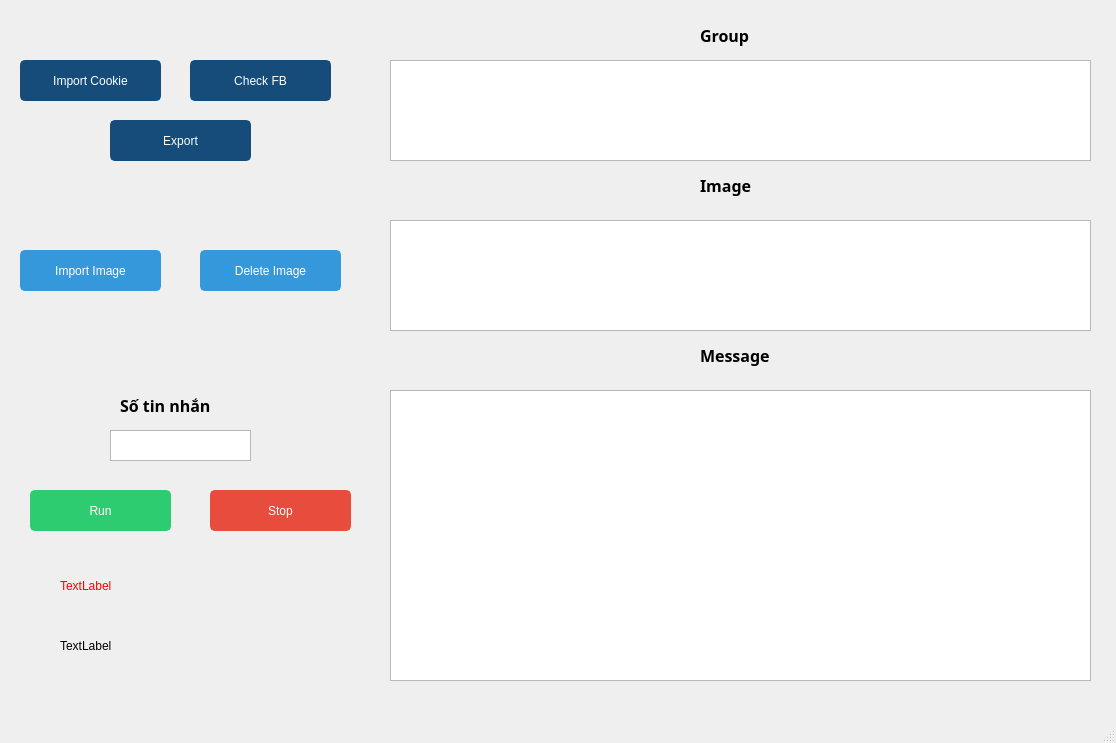
<?xml version="1.0" encoding="UTF-8"?>
<ui version="4.0">
 <class>MainWindow</class>
 <widget class="QMainWindow" name="MainWindow">
  <property name="geometry">
   <rect>
    <x>0</x>
    <y>0</y>
    <width>1116</width>
    <height>743</height>
   </rect>
  </property>
  <property name="windowTitle">
   <string>FB Add Friend</string>
  </property>
  <property name="styleSheet">
   <string notr="true"/>
  </property>
  <widget class="QWidget" name="centralwidget">
   <widget class="QPushButton" name="btn_cookie">
    <property name="geometry">
     <rect>
      <x>20</x>
      <y>60</y>
      <width>141</width>
      <height>41</height>
     </rect>
    </property>
    <property name="styleSheet">
     <string notr="true">
                        QPushButton {
                            background-color: #154c79; /* Blue */
                            color: white;
                            border-radius: 5px;
                            border: 2px solid #154c79;
                        }

                        QPushButton:hover {
                            background-color: #063970; /* Darker Blue */
                            border: 2px solid #063970;
                        }
                    </string>
    </property>
    <property name="text">
     <string>Import Cookie</string>
    </property>
   </widget>
   <widget class="QPushButton" name="btn_image">
    <property name="geometry">
     <rect>
      <x>20</x>
      <y>250</y>
      <width>141</width>
      <height>41</height>
     </rect>
    </property>
    <property name="styleSheet">
     <string notr="true">
                        QPushButton {
                            background-color: #3498db; /* Red */
                            color: white;
                            border-radius: 5px;
                            border: 2px solid #3498db;
                        }

                        QPushButton:hover {
                            background-color: #2980b9; /* Darker Red */
                            border: 2px solid #2980b9;
                        }
                    </string>
    </property>
    <property name="text">
     <string>Import Image</string>
    </property>
   </widget>
   <widget class="QPushButton" name="btn_run">
    <property name="geometry">
     <rect>
      <x>30</x>
      <y>490</y>
      <width>141</width>
      <height>41</height>
     </rect>
    </property>
    <property name="styleSheet">
     <string>
                        QPushButton {
                            background-color: #2ecc71; /* Green */
                            color: white;
                            border-radius: 5px;
                            border: 2px solid #2ecc71;
                        }

                        QPushButton:hover {
                            background-color: #27ae60; /* Darker Green */
                            border: 2px solid #27ae60;
                        }
                    </string>
    </property>
    <property name="text">
     <string>Run</string>
    </property>
   </widget>
   <widget class="QLabel" name="lbl_tab">
    <property name="geometry">
     <rect>
      <x>120</x>
      <y>390</y>
      <width>141</width>
      <height>31</height>
     </rect>
    </property>
    <property name="font">
     <font>
      <family>Ubuntu Condensed</family>
      <pointsize>12</pointsize>
      <weight>75</weight>
      <bold>true</bold>
     </font>
    </property>
    <property name="layoutDirection">
     <enum>Qt::LeftToRight</enum>
    </property>
    <property name="text">
     <string>Số tin nhắn</string>
    </property>
   </widget>
   <widget class="QTextEdit" name="txt_tab">
    <property name="geometry">
     <rect>
      <x>110</x>
      <y>430</y>
      <width>141</width>
      <height>31</height>
     </rect>
    </property>
   </widget>
   <widget class="QPushButton" name="btn_stop">
    <property name="geometry">
     <rect>
      <x>210</x>
      <y>490</y>
      <width>141</width>
      <height>41</height>
     </rect>
    </property>
    <property name="styleSheet">
     <string>
                        QPushButton {
                            background-color: #e74c3c; /* Red */
                            color: white;
                            border-radius: 5px;
                            border: 2px solid #e74c3c;
                        }

                        QPushButton:hover {
                            background-color: #c0392b; /* Darker Red */
                            border: 2px solid #c0392b;
                        }
                    </string>
    </property>
    <property name="text">
     <string>Stop</string>
    </property>
   </widget>
   <widget class="QLabel" name="lbl_notification">
    <property name="geometry">
     <rect>
      <x>60</x>
      <y>570</y>
      <width>271</width>
      <height>31</height>
     </rect>
    </property>
    <property name="sizePolicy">
     <sizepolicy hsizetype="Preferred" vsizetype="Preferred">
      <horstretch>0</horstretch>
      <verstretch>0</verstretch>
     </sizepolicy>
    </property>
    <property name="styleSheet">
     <string notr="true">font: 75 12pt &quot;MS Shell Dlg 2&quot;;
color: rgb(255, 0, 0)</string>
    </property>
    <property name="text">
     <string>TextLabel</string>
    </property>
   </widget>
   <widget class="QListWidget" name="list_image">
    <property name="geometry">
     <rect>
      <x>390</x>
      <y>220</y>
      <width>701</width>
      <height>111</height>
     </rect>
    </property>
   </widget>
   <widget class="QLabel" name="lbl_tab_2">
    <property name="geometry">
     <rect>
      <x>700</x>
      <y>340</y>
      <width>121</width>
      <height>31</height>
     </rect>
    </property>
    <property name="font">
     <font>
      <family>Ubuntu Condensed</family>
      <pointsize>12</pointsize>
      <weight>75</weight>
      <bold>true</bold>
     </font>
    </property>
    <property name="layoutDirection">
     <enum>Qt::LeftToRight</enum>
    </property>
    <property name="text">
     <string>Message</string>
    </property>
   </widget>
   <widget class="QPushButton" name="btn_delete">
    <property name="geometry">
     <rect>
      <x>200</x>
      <y>250</y>
      <width>141</width>
      <height>41</height>
     </rect>
    </property>
    <property name="styleSheet">
     <string notr="true">
                        QPushButton {
                            background-color: #3498db; /* Red */
                            color: white;
                            border-radius: 5px;
                            border: 2px solid #3498db;
                        }

                        QPushButton:hover {
                            background-color: #2980b9; /* Darker Red */
                            border: 2px solid #2980b9;
                        }
                    </string>
    </property>
    <property name="text">
     <string>Delete Image</string>
    </property>
   </widget>
   <widget class="QTextEdit" name="txt_group">
    <property name="geometry">
     <rect>
      <x>390</x>
      <y>60</y>
      <width>701</width>
      <height>101</height>
     </rect>
    </property>
   </widget>
   <widget class="QLabel" name="lbl_tab_3">
    <property name="geometry">
     <rect>
      <x>700</x>
      <y>20</y>
      <width>121</width>
      <height>31</height>
     </rect>
    </property>
    <property name="font">
     <font>
      <family>Ubuntu Condensed</family>
      <pointsize>12</pointsize>
      <weight>75</weight>
      <bold>true</bold>
     </font>
    </property>
    <property name="layoutDirection">
     <enum>Qt::LeftToRight</enum>
    </property>
    <property name="text">
     <string>Group</string>
    </property>
   </widget>
   <widget class="QLabel" name="lbl_tab_4">
    <property name="geometry">
     <rect>
      <x>700</x>
      <y>170</y>
      <width>121</width>
      <height>31</height>
     </rect>
    </property>
    <property name="font">
     <font>
      <family>Ubuntu Condensed</family>
      <pointsize>12</pointsize>
      <weight>75</weight>
      <bold>true</bold>
     </font>
    </property>
    <property name="layoutDirection">
     <enum>Qt::LeftToRight</enum>
    </property>
    <property name="text">
     <string>Image</string>
    </property>
   </widget>
   <widget class="QLabel" name="lbl_number">
    <property name="geometry">
     <rect>
      <x>60</x>
      <y>630</y>
      <width>271</width>
      <height>31</height>
     </rect>
    </property>
    <property name="sizePolicy">
     <sizepolicy hsizetype="Preferred" vsizetype="Preferred">
      <horstretch>0</horstretch>
      <verstretch>0</verstretch>
     </sizepolicy>
    </property>
    <property name="styleSheet">
     <string notr="true">font: 75 12pt &quot;MS Shell Dlg 2&quot;;
color: rgb(0, 0, 0)</string>
    </property>
    <property name="text">
     <string>TextLabel</string>
    </property>
   </widget>
   <widget class="QTextEdit" name="txt_msg">
    <property name="geometry">
     <rect>
      <x>390</x>
      <y>390</y>
      <width>701</width>
      <height>291</height>
     </rect>
    </property>
   </widget>
   <widget class="QPushButton" name="btn_checkfb">
    <property name="geometry">
     <rect>
      <x>190</x>
      <y>60</y>
      <width>141</width>
      <height>41</height>
     </rect>
    </property>
    <property name="styleSheet">
     <string notr="true">
                        QPushButton {
                            background-color: #154c79; /* Blue */
                            color: white;
                            border-radius: 5px;
                            border: 2px solid #154c79;
                        }

                        QPushButton:hover {
                            background-color: #063970; /* Darker Blue */
                            border: 2px solid #063970;
                        }
                    </string>
    </property>
    <property name="text">
     <string>Check FB</string>
    </property>
   </widget>
   <widget class="QPushButton" name="btn_export">
    <property name="geometry">
     <rect>
      <x>110</x>
      <y>120</y>
      <width>141</width>
      <height>41</height>
     </rect>
    </property>
    <property name="styleSheet">
     <string notr="true">
                        QPushButton {
                            background-color: #154c79; /* Blue */
                            color: white;
                            border-radius: 5px;
                            border: 2px solid #154c79;
                        }

                        QPushButton:hover {
                            background-color: #063970; /* Darker Blue */
                            border: 2px solid #063970;
                        }
                    </string>
    </property>
    <property name="text">
     <string>Export</string>
    </property>
   </widget>
  </widget>
  <widget class="QStatusBar" name="statusbar"/>
 </widget>
 <resources/>
 <connections/>
</ui>
